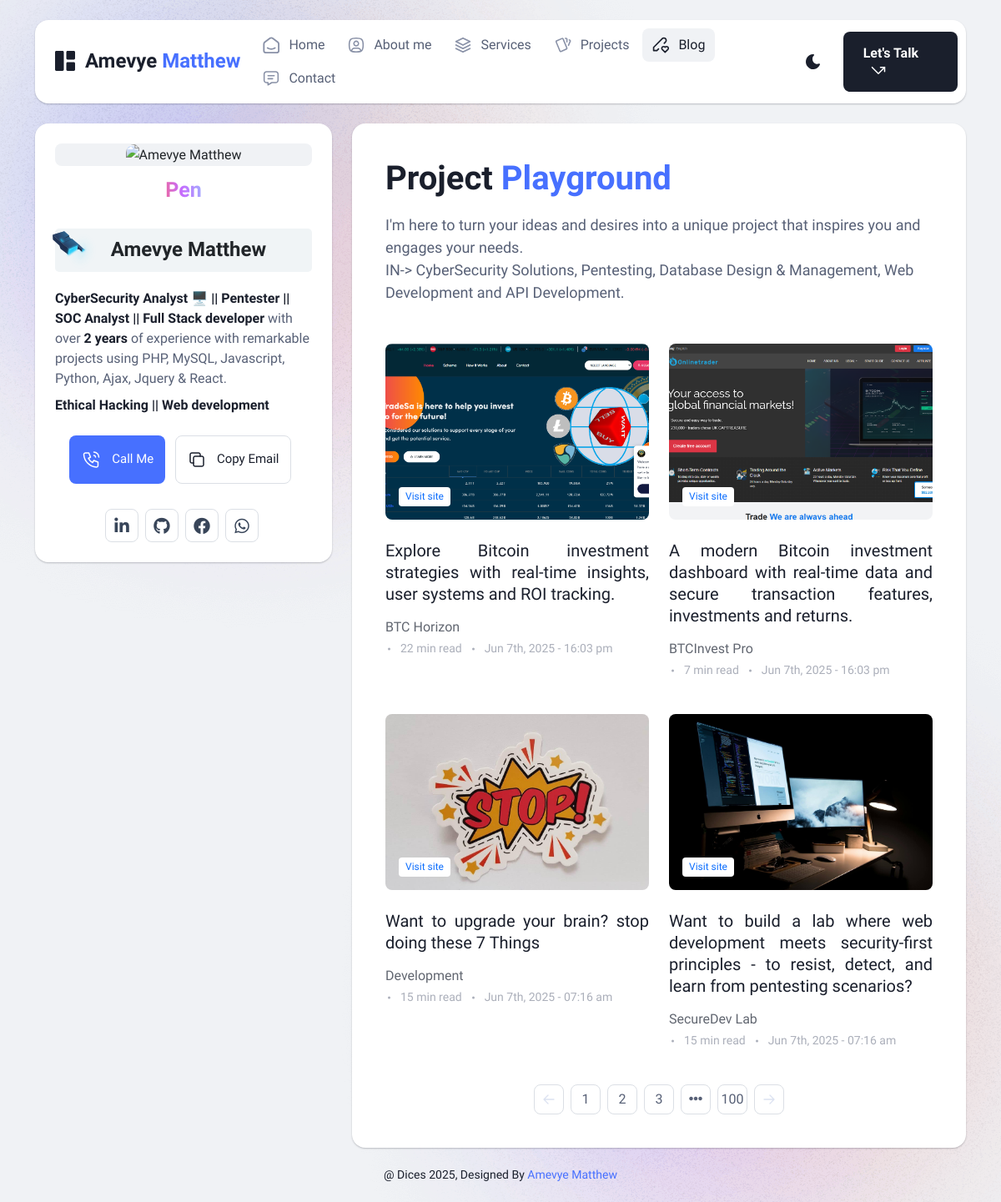
Screenshot of /blog.php with the database file from the repository.
### tables this page shows
CREATE TABLE `blog` (
  `id` int(11) NOT NULL,
  `image` varchar(255) NOT NULL,
  `about` varchar(255) NOT NULL,
  `extra` varchar(255) NOT NULL,
  `read-time` varchar(255) NOT NULL,
  `visit-site` varchar(255) NOT NULL,
  `date` datetime NOT NULL DEFAULT current_timestamp()
);

### blog.php (the view, shortened to what this page needs)
<?php
include("include/config.php");
?>
<!DOCTYPE html>
<html lang="en">
<head>
<link rel="stylesheet" href="assets/css/bootstrap.min.css">
<link rel="stylesheet" href="assets/fontawesome/css/all.min.css">
<link rel="stylesheet" href="assets/fontawesome/css/fontawesome.min.css">
<link rel="stylesheet" href="assets/css/slick.css">
<link rel="stylesheet" href="assets/css/magnific-popup.css">
<link rel="stylesheet" href="assets/css/style.css">
<link rel="stylesheet" href="assets/css/responsive.css">
</head>
<body>
<div id="page-content">
<?php include("include/header.php");?>
<main>
<section class="content-box-area mt-4">
<div class="container">
<div class="row g-4">
<?php include("include/sidebar.php");?>
<div class="col-xl-8">
<div class="card content-box-card">
<div class="card-body portfolio-card">
<div class="top-info">
<div class="text">
<h1 class="main-title">Project <span>Playground</span></h1>
<p>I'm here to turn your ideas and desires into a unique project that inspires you and engages your </b> needs.
<span>IN-> CyberSecurity Solutions, Pentesting, Database Design &amp; Management, Web Development and API Development.</span>
</p>
</div>
</div>
<div class="article-publications article-area">
<div class="article-publications-main">
<div class="row">
     <?php
        $stmt = $pdo->prepare("SELECT * FROM blog ORDER BY id DESC");
        $stmt->execute();
        $blogs = $stmt->fetchAll();
        foreach($blogs as $blog){
        $blogImg = !empty($blog["image"]) ? "assets/img/blog/".$blog["image"] : "assets/img/icons/null.png";
        ?>
<div class="col-xl-6 col-lg-4 col-md-6">
<div class="article-publications-item">
<div class="image">
<a href="<?php echo htmlspecialchars($blog['visit-site']);?>" class="d-block w-100">
<img src="<?= $blogImg; ?>" alt="<?php echo htmlspecialchars($blog['about']);?>" class="img-fluid w-100">
</a>
<a href="<?php echo htmlspecialchars($blog['visit-site']);?>" class="tags" target="_blank">Visit site</a>
</div>
<div class="text" style="text-align: justify;">
<h3 class="title"><?= htmlspecialchars($blog["extra"]);?></h3>
<p class="subtitle"><?= htmlspecialchars($blog["about"]);?></p>
<ul class="list-unstyled">
<li><?= htmlspecialchars($blog["read-time"]);?></li>
<li><?= htmlspecialchars(date ("M jS, Y - H:i a", strtotime($blog["date"])));?></li>
</ul>
</div>
</div>
</div>
    <?php } ?>
</div>
</div>
</div>
<div class="pagination">
<ul class="list-unstyled">
<li class="prev">
<button>
<svg class="icon" xmlns="http://www.w3.org/2000/svg" fill="none" viewBox="0 0 24 24"
stroke-width="2" stroke="currentColor">
<path stroke-linecap="round" stroke-linejoin="round"
d="M10.5 19.5 3 12m0 0 7.5-7.5M3 12h18">
</path>
</svg>
</button>
</li>
<li><button>1</button></li>
<li><button>2</button></li>
<li><button>3</button></li>
<li>
<button class="next-page-btn">
<span class="dots"><i class="fas fa-ellipsis-h"></i></span>
</button>
</li>
<li><button>100</button></li>
<li class="next">
<button>
<svg class="icon" xmlns="http://www.w3.org/2000/svg" fill="none" viewBox="0 0 24 24"
stroke-width="2" stroke="currentColor">
<path stroke-linecap="round" stroke-linejoin="round"
d="M13.5 4.5 21 12m0 0-7.5 7.5M21 12H3">
</path>
</svg>
</button>
</li>
</ul>
</div>
</div>
</div>
</div>
</div>
</div>
</section>
<div class="background-shapes">
<div class="shape-1 common-shape">
</div>
<div class="shape-2 common-shape">
</div>
</div>
</main>
<?php include("include/footer.php");?>
</div>
</body>
</html>

### assets/css/style.css (style rules this page uses)
:root { --font-family: "Bricolage Grotesque", sans-serif; --primary: #4770FF; --black: #1A1F2C; --light-black: #576076; --dark-light-black: #a0a7b9; --white: #ffffff; --dark-theme-bg: #141924; --dark-theme-black: #242c3d; --dark-theme-white: #e6f2ff; --dark-theme-light-white: #bbd9fc; --paragraph: #616670; --background: #F0F2F5; --font-size: 16px; --font-weight: 400; --line-height: 1.6em; --transision: all 0.1s ease-out 0s; --border: #DBDFE5; }
* { margin: 0; padding: 0; outline: none; box-sizing: border-box; }
body { font-family: var(--font-family); font-weight: var(--font-weight); font-size: var(--font-size); line-height: var(--line-height); color: var(--black); overflow-x: hidden; background-color: var(--background); padding: 24px 0 24px 0; min-height: 100vh; }
h1, h2, h3, h4, h5, h6 { margin: 0; padding: 0; }
a, span, small { display: inline-block; }
a, button { -webkit-transition: all 0.1s ease-out 0s; -moz-transition: all 0.1s ease-out 0s; -ms-transition: all 0.1s ease-out 0s; -o-transition: all 0.1s ease-out 0s; transition: all 0.1s ease-out 0s; text-decoration: none; }
ul, ol { margin: 0; padding: 0; }
p { font-size: var(--font-size); font-weight: var(--font-weight); line-height: var(--line-height); color: var(--paragraph); margin: 0; padding: 0; }
#page-content { display: none; }
.background-shapes .shape-1 { position: fixed; top: -20%; left: -20%; z-index: -1; }
.background-shapes .shape-2 { position: fixed; bottom: -20%; right: -20%; z-index: -1; }
.background-shapes .common-shape { animation: rotateAnimation 60s infinite linear; }
.card { border: 0; background-color: var(--white); box-shadow: 0 1px 2px 0 rgba(26, 31, 44, 0.25); border-radius: 16px; height: 100%; }
.card-body { padding: 24px; }
.content-box-area .card { height: unset; }
.content-box-card .card-body { padding: 48px 40px 40px; }
.content-box-card .top-info { margin-bottom: 48px; }
.content-box-card .top-info .text { flex-grow: 1; width: 100%; }
.content-box-card .top-info .main-title { font-size: 40px; font-weight: 600; color: var(--black); line-height: 0.9em; margin-bottom: 24px; }
.content-box-card .top-info .main-title span { color: var(--primary); }
.content-box-card .top-info p { font-size: 24px; font-weight: 400; color: var(--light-black); line-height: 1.333em; }
.content-box-card .article-publications { margin-top: 50px; }
.article-publications-item { margin: 0 12px; }
.article-publications-item .image { aspect-ratio: 6/4; overflow: hidden; border-radius: 8px; position: relative; margin-bottom: 24px; }
.article-publications-item .image a { height: 100%; }
.article-publications-item .image img { object-fit: cover; object-position: center; width: 100%; height: 100%; transition: all 0.5s; }
.article-publications-item .image .tags { background-color: var(--white); font-size: 12px; font-weight: 400; line-height: 0.9rem; padding: 4px 8px; border-radius: 4px; position: absolute; bottom: 16px; left: 16px; display: inline-block; height: unset; }
.article-publications-item .text .title { font-size: 24px; font-weight: 500; line-height: 1.3em; color: var(--black); margin-bottom: 14px; }
.article-publications-item .text ul li { display: inline-block; font-size: 14px; font-weight: 400; color: rgba(87, 96, 118, 0.5); line-height: 1.4em; position: relative; padding-left: 15px; margin-left: 3px; padding-right: 5px; }
.article-publications-item .text ul li::before { position: absolute; width: 3px; height: 3px; background-color: rgba(87, 96, 118, 0.5); border-radius: 50%; content: ""; top: 50%; left: 0; transform: translateY(-50%); }
.portfolio-card .top-info { display: block; }
.portfolio-card .top-info .text { max-width: unset; width: 100%; }
.portfolio-card .top-info .text p { font-size: 18px; font-weight: 400; line-height: 1.5em; }
.pagination { display: flex; justify-content: center; margin-top: 40px; }
.pagination ul { display: flex; align-items: center; gap: 8px; }
.pagination ul li button { width: 36px; height: 36px; border: 1px solid var(--border); border-radius: 8px; font-size: 16px; font-weight: 400; color: var(--light-black); background-color: var(--white); display: flex; justify-content: center; align-items: center; }
.pagination ul li .next-page-btn { position: relative; }
.pagination ul li button .icon { width: 16px; height: 16px; stroke: #dce2f1; }
.article-area { margin-top: -40px !important; }
.article-area .article-publications-item { margin: 0 !important; margin-top: 40px !important; }

### rows the page displays
blog: image (picture), extra "Explore Bitcoin investment strategies with real-time insights, user systems and ROI tracking.", about "BTC Horizon", value "22 min read", date "Jun 7th, 2025 - 16:03 pm"
blog: image (picture), extra "A modern Bitcoin investment dashboard with real-time data and secure transaction features, investments and returns.", about "BTCInvest Pro", value "7 min read", date "Jun 7th, 2025 - 16:03 pm"
blog: image (picture), extra "Want to upgrade your brain? stop doing these 7 Things", about "Development", value "15 min read", date "Jun 7th, 2025 - 07:16 am"
blog: image (picture), extra "Want to build a lab where web development meets security-first principles - to resist, detect, and learn from pentesting scenarios?", about "SecureDev Lab", value "15 min read", date "Jun 7th, 2025 - 07:16 am"
